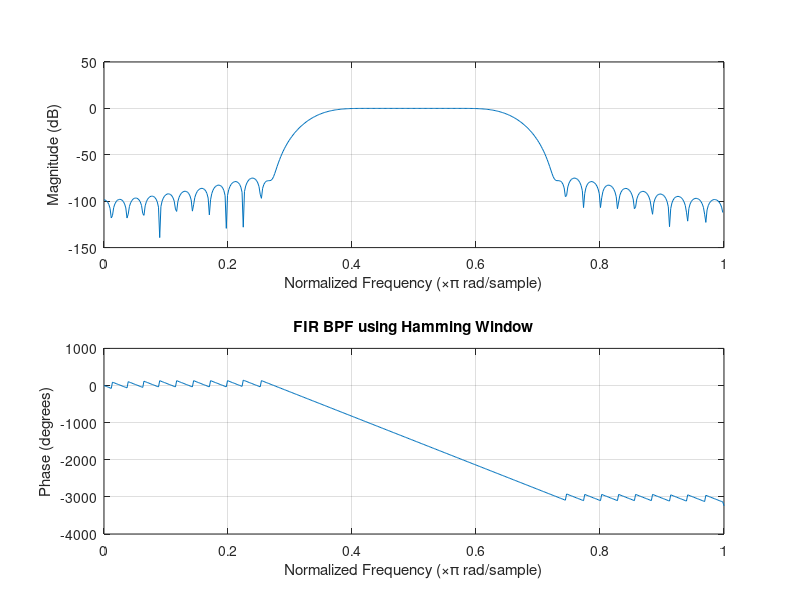

This figure's MATLAB source:
ws1=0.2*pi;
wp1=0.35*pi;
n=ceil((2*pi*5.5)/(wp1-ws1));
b2 = fir1(n-1,[0.35 0.65], blackman(n));
%hd = dfilt.dffir(b2);
freqz(b2);
title('FIR BPF using Hamming Window')